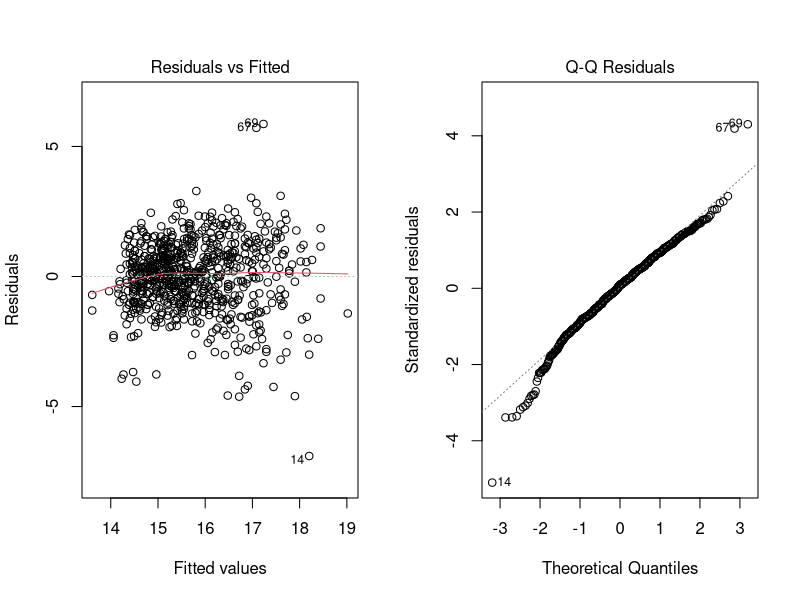
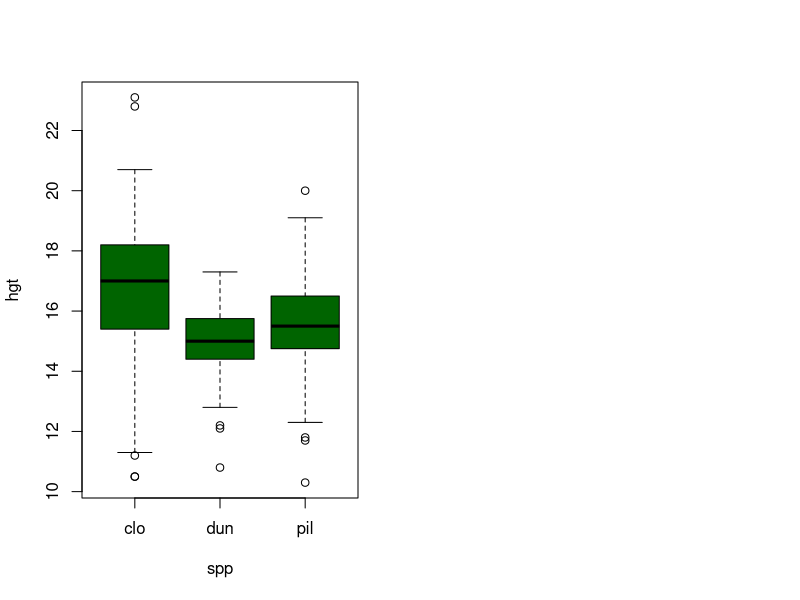

Write R code to recreate these figures, in order. (Note: this script raises an error after producing the figures.)
## ---- chunk 1
library(tidyverse)
## ---- chunk 2
d <- read.csv("eucalyptus.csv")
## ---- chunk 3
m <- lm(hgt ~ dbh*spp, data=d)

par(mfrow=c(1,2))
plot(m,1); plot(m,2)
## ---- chunk 4
boxplot(hgt ~ spp, data=d, col='darkgreen')
## ---- chunk 5
m <- lm(hgt ~ spp, data=d)
anova(m)
## ---- chunk 6
library(multcomp)
g <- glht(m,linfct=mcp(spp='Tukey'))
cld(g)
## ---- chunk 7
m1 <- lm(hgt ~ spp*dbh, data=d)
m0 <- lm(hgt ~ dbh, data=d)
anova(m0,m1)
